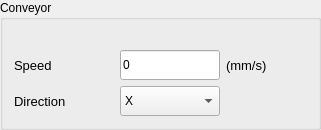
                <widget class="QGroupBox" name="gbConveyorForTracking">
                 <property name="title">
                  <string>Conveyor</string>
                 </property>
                 <layout class="QGridLayout" name="gridLayout_16">
                  <property name="topMargin">
                   <number>30</number>
                  </property>
                  <item row="0" column="2">
                   <widget class="QLabel" name="label_49">
                    <property name="maximumSize">
                     <size>
                      <width>60</width>
                      <height>16777215</height>
                     </size>
                    </property>
                    <property name="font">
                     <font>
                      <pointsize>10</pointsize>
                      <weight>50</weight>
                      <bold>false</bold>
                      <kerning>true</kerning>
                     </font>
                    </property>
                    <property name="text">
                     <string>(mm/s)</string>
                    </property>
                   </widget>
                  </item>
                  <item row="0" column="0">
                   <widget class="QLabel" name="label_45">
                    <property name="minimumSize">
                     <size>
                      <width>100</width>
                      <height>0</height>
                     </size>
                    </property>
                    <property name="maximumSize">
                     <size>
                      <width>150</width>
                      <height>16777215</height>
                     </size>
                    </property>
                    <property name="font">
                     <font>
                      <pointsize>10</pointsize>
                      <weight>50</weight>
                      <bold>false</bold>
                      <kerning>true</kerning>
                     </font>
                    </property>
                    <property name="text">
                     <string>Speed</string>
                    </property>
                   </widget>
                  </item>
                  <item row="1" column="1">
                   <widget class="QComboBox" name="cbConveyorDirection">
                    <property name="minimumSize">
                     <size>
                      <width>0</width>
                      <height>30</height>
                     </size>
                    </property>
                    <property name="maximumSize">
                     <size>
                      <width>100</width>
                      <height>16777215</height>
                     </size>
                    </property>
                    <item>
                     <property name="text">
                      <string>X</string>
                     </property>
                    </item>
                    <item>
                     <property name="text">
                      <string>Y</string>
                     </property>
                    </item>
                   </widget>
                  </item>
                  <item row="0" column="1">
                   <widget class="QLineEdit" name="leConvenyorSpeed">
                    <property name="minimumSize">
                     <size>
                      <width>0</width>
                      <height>30</height>
                     </size>
                    </property>
                    <property name="maximumSize">
                     <size>
                      <width>100</width>
                      <height>16777215</height>
                     </size>
                    </property>
                    <property name="text">
                     <string>0</string>
                    </property>
                   </widget>
                  </item>
                  <item row="1" column="0">
                   <widget class="QLabel" name="label_47">
                    <property name="font">
                     <font>
                      <pointsize>10</pointsize>
                      <weight>50</weight>
                      <bold>false</bold>
                      <kerning>true</kerning>
                     </font>
                    </property>
                    <property name="text">
                     <string>Direction</string>
                    </property>
                   </widget>
                  </item>
                  <item row="0" column="3">
                   <spacer name="horizontalSpacer_11">
                    <property name="orientation">
                     <enum>Qt::Horizontal</enum>
                    </property>
                    <property name="sizeHint" stdset="0">
                     <size>
                      <width>40</width>
                      <height>20</height>
                     </size>
                    </property>
                   </spacer>
                  </item>
                 </layout>
                </widget>
